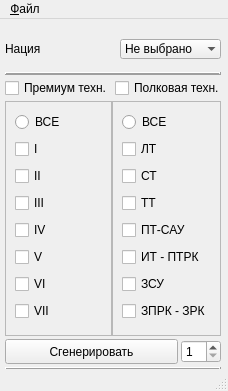
<?xml version="1.0" encoding="UTF-8"?>
<ui version="4.0">
 <class>MainWindow</class>
 <widget class="QMainWindow" name="MainWindow">
  <property name="geometry">
   <rect>
    <x>0</x>
    <y>0</y>
    <width>228</width>
    <height>391</height>
   </rect>
  </property>
  <property name="windowTitle">
   <string>MainWindow</string>
  </property>
  <property name="styleSheet">
   <string notr="true"/>
  </property>
  <widget class="QWidget" name="centralwidget">
   <widget class="QWidget" name="layoutWidget">
    <property name="geometry">
     <rect>
      <x>5</x>
      <y>10</y>
      <width>216</width>
      <height>341</height>
     </rect>
    </property>
    <layout class="QVBoxLayout" name="verticalLayout">
     <property name="spacing">
      <number>3</number>
     </property>
     <item>
      <layout class="QHBoxLayout" name="horizontalLayout">
       <property name="spacing">
        <number>0</number>
       </property>
       <property name="leftMargin">
        <number>0</number>
       </property>
       <property name="rightMargin">
        <number>0</number>
       </property>
       <property name="bottomMargin">
        <number>0</number>
       </property>
       <item>
        <widget class="QLabel" name="nation">
         <property name="minimumSize">
          <size>
           <width>0</width>
           <height>40</height>
          </size>
         </property>
         <property name="text">
          <string>Нация</string>
         </property>
         <property name="textFormat">
          <enum>Qt::AutoText</enum>
         </property>
         <property name="scaledContents">
          <bool>false</bool>
         </property>
         <property name="wordWrap">
          <bool>false</bool>
         </property>
        </widget>
       </item>
       <item>
        <widget class="QComboBox" name="nations">
         <property name="enabled">
          <bool>true</bool>
         </property>
         <property name="minimumSize">
          <size>
           <width>0</width>
           <height>0</height>
          </size>
         </property>
         <property name="maximumSize">
          <size>
           <width>101</width>
           <height>16777215</height>
          </size>
         </property>
         <property name="styleSheet">
          <string notr="true"/>
         </property>
         <property name="editable">
          <bool>false</bool>
         </property>
         <property name="currentText">
          <string>Не выбрано</string>
         </property>
         <property name="placeholderText">
          <string/>
         </property>
         <property name="duplicatesEnabled">
          <bool>false</bool>
         </property>
         <property name="frame">
          <bool>false</bool>
         </property>
         <item>
          <property name="text">
           <string>Не выбрано</string>
          </property>
         </item>
         <item>
          <property name="text">
           <string>США</string>
          </property>
         </item>
         <item>
          <property name="text">
           <string>Германия</string>
          </property>
         </item>
         <item>
          <property name="text">
           <string>СССР</string>
          </property>
         </item>
        </widget>
       </item>
      </layout>
     </item>
     <item>
      <widget class="Line" name="line">
       <property name="styleSheet">
        <string notr="true"/>
       </property>
       <property name="frameShadow">
        <enum>QFrame::Raised</enum>
       </property>
       <property name="lineWidth">
        <number>2</number>
       </property>
       <property name="midLineWidth">
        <number>0</number>
       </property>
       <property name="orientation">
        <enum>Qt::Horizontal</enum>
       </property>
      </widget>
     </item>
     <item>
      <layout class="QHBoxLayout" name="horizontalLayout_4">
       <item>
        <widget class="QCheckBox" name="chb_primet">
         <property name="styleSheet">
          <string notr="true"/>
         </property>
         <property name="text">
          <string>Премиум техн.</string>
         </property>
         <property name="autoExclusive">
          <bool>false</bool>
         </property>
        </widget>
       </item>
       <item>
        <widget class="QCheckBox" name="chb_polkt">
         <property name="styleSheet">
          <string notr="true"/>
         </property>
         <property name="text">
          <string>Полковая техн.</string>
         </property>
         <property name="autoExclusive">
          <bool>false</bool>
         </property>
        </widget>
       </item>
      </layout>
     </item>
     <item>
      <layout class="QHBoxLayout" name="horizontalLayout_2">
       <property name="spacing">
        <number>0</number>
       </property>
       <item>
        <widget class="QScrollArea" name="scrollArea">
         <property name="styleSheet">
          <string notr="true"/>
         </property>
         <property name="frameShape">
          <enum>QFrame::StyledPanel</enum>
         </property>
         <property name="frameShadow">
          <enum>QFrame::Sunken</enum>
         </property>
         <property name="lineWidth">
          <number>1</number>
         </property>
         <property name="widgetResizable">
          <bool>true</bool>
         </property>
         <widget class="QWidget" name="scrollAreaWidgetContents">
          <property name="geometry">
           <rect>
            <x>0</x>
            <y>0</y>
            <width>104</width>
            <height>226</height>
           </rect>
          </property>
          <layout class="QVBoxLayout" name="verticalLayout_2">
           <item>
            <widget class="QRadioButton" name="rbtn_lvl_all">
             <property name="layoutDirection">
              <enum>Qt::LeftToRight</enum>
             </property>
             <property name="autoFillBackground">
              <bool>false</bool>
             </property>
             <property name="styleSheet">
              <string notr="true"/>
             </property>
             <property name="text">
              <string>ВСЕ</string>
             </property>
            </widget>
           </item>
           <item>
            <widget class="QCheckBox" name="chb_lvl_1">
             <property name="styleSheet">
              <string notr="true"/>
             </property>
             <property name="text">
              <string>I</string>
             </property>
            </widget>
           </item>
           <item>
            <widget class="QCheckBox" name="chb_lvl_2">
             <property name="styleSheet">
              <string notr="true"/>
             </property>
             <property name="text">
              <string>II</string>
             </property>
            </widget>
           </item>
           <item>
            <widget class="QCheckBox" name="chb_lvl_3">
             <property name="styleSheet">
              <string notr="true"/>
             </property>
             <property name="text">
              <string>III</string>
             </property>
            </widget>
           </item>
           <item>
            <widget class="QCheckBox" name="chb_lvl_4">
             <property name="styleSheet">
              <string notr="true"/>
             </property>
             <property name="text">
              <string>IV</string>
             </property>
            </widget>
           </item>
           <item>
            <widget class="QCheckBox" name="chb_lvl_5">
             <property name="styleSheet">
              <string notr="true"/>
             </property>
             <property name="text">
              <string>V</string>
             </property>
            </widget>
           </item>
           <item>
            <widget class="QCheckBox" name="chb_lvl_6">
             <property name="styleSheet">
              <string notr="true"/>
             </property>
             <property name="text">
              <string>VI</string>
             </property>
            </widget>
           </item>
           <item>
            <widget class="QCheckBox" name="chb_lvl_7">
             <property name="styleSheet">
              <string notr="true"/>
             </property>
             <property name="text">
              <string>VII</string>
             </property>
            </widget>
           </item>
          </layout>
         </widget>
        </widget>
       </item>
       <item>
        <widget class="QScrollArea" name="scrollArea_2">
         <property name="styleSheet">
          <string notr="true"/>
         </property>
         <property name="frameShape">
          <enum>QFrame::StyledPanel</enum>
         </property>
         <property name="frameShadow">
          <enum>QFrame::Plain</enum>
         </property>
         <property name="widgetResizable">
          <bool>true</bool>
         </property>
         <widget class="QWidget" name="scrollAreaWidgetContents_2">
          <property name="geometry">
           <rect>
            <x>0</x>
            <y>0</y>
            <width>104</width>
            <height>226</height>
           </rect>
          </property>
          <layout class="QVBoxLayout" name="verticalLayout_3">
           <item>
            <widget class="QRadioButton" name="rbtn_type_all">
             <property name="styleSheet">
              <string notr="true"/>
             </property>
             <property name="text">
              <string>ВСЕ</string>
             </property>
            </widget>
           </item>
           <item>
            <widget class="QCheckBox" name="chb_type_lt">
             <property name="styleSheet">
              <string notr="true"/>
             </property>
             <property name="text">
              <string>ЛТ</string>
             </property>
            </widget>
           </item>
           <item>
            <widget class="QCheckBox" name="chb_type_st">
             <property name="styleSheet">
              <string notr="true"/>
             </property>
             <property name="text">
              <string>СТ</string>
             </property>
            </widget>
           </item>
           <item>
            <widget class="QCheckBox" name="chb_type_tt">
             <property name="styleSheet">
              <string notr="true"/>
             </property>
             <property name="text">
              <string>ТТ</string>
             </property>
            </widget>
           </item>
           <item>
            <widget class="QCheckBox" name="chb_type_ptsay">
             <property name="styleSheet">
              <string notr="true"/>
             </property>
             <property name="text">
              <string>ПТ-САУ</string>
             </property>
            </widget>
           </item>
           <item>
            <widget class="QCheckBox" name="chb_type_it">
             <property name="styleSheet">
              <string notr="true"/>
             </property>
             <property name="text">
              <string>ИТ - ПТРК</string>
             </property>
            </widget>
           </item>
           <item>
            <widget class="QCheckBox" name="chb_type_zsu">
             <property name="styleSheet">
              <string notr="true"/>
             </property>
             <property name="text">
              <string>ЗСУ</string>
             </property>
            </widget>
           </item>
           <item>
            <widget class="QCheckBox" name="chb_type_zprk_zrk">
             <property name="styleSheet">
              <string notr="true"/>
             </property>
             <property name="text">
              <string>ЗПРК - ЗРК</string>
             </property>
            </widget>
           </item>
          </layout>
         </widget>
        </widget>
       </item>
      </layout>
     </item>
     <item>
      <layout class="QHBoxLayout" name="horizontalLayout_3">
       <item>
        <widget class="QPushButton" name="btn_random">
         <property name="minimumSize">
          <size>
           <width>0</width>
           <height>25</height>
          </size>
         </property>
         <property name="styleSheet">
          <string notr="true"/>
         </property>
         <property name="text">
          <string>Сгенерировать</string>
         </property>
        </widget>
       </item>
       <item>
        <widget class="QSpinBox" name="numb">
         <property name="maximumSize">
          <size>
           <width>40</width>
           <height>16777215</height>
          </size>
         </property>
         <property name="styleSheet">
          <string notr="true"/>
         </property>
         <property name="wrapping">
          <bool>false</bool>
         </property>
         <property name="frame">
          <bool>true</bool>
         </property>
         <property name="readOnly">
          <bool>false</bool>
         </property>
         <property name="accelerated">
          <bool>false</bool>
         </property>
         <property name="minimum">
          <number>1</number>
         </property>
         <property name="maximum">
          <number>9</number>
         </property>
         <property name="stepType">
          <enum>QAbstractSpinBox::DefaultStepType</enum>
         </property>
         <property name="displayIntegerBase">
          <number>10</number>
         </property>
        </widget>
       </item>
      </layout>
     </item>
     <item>
      <widget class="Line" name="line_2">
       <property name="styleSheet">
        <string notr="true"/>
       </property>
       <property name="frameShadow">
        <enum>QFrame::Raised</enum>
       </property>
       <property name="lineWidth">
        <number>2</number>
       </property>
       <property name="midLineWidth">
        <number>0</number>
       </property>
       <property name="orientation">
        <enum>Qt::Horizontal</enum>
       </property>
      </widget>
     </item>
    </layout>
   </widget>
  </widget>
  <widget class="QMenuBar" name="menubar">
   <property name="geometry">
    <rect>
     <x>0</x>
     <y>0</y>
     <width>228</width>
     <height>21</height>
    </rect>
   </property>
   <property name="maximumSize">
    <size>
     <width>16777212</width>
     <height>16777215</height>
    </size>
   </property>
   <property name="contextMenuPolicy">
    <enum>Qt::DefaultContextMenu</enum>
   </property>
   <property name="acceptDrops">
    <bool>false</bool>
   </property>
   <widget class="QMenu" name="file_menu">
    <property name="title">
     <string>&amp;Файл</string>
    </property>
    <addaction name="separator"/>
    <addaction name="ach_create_setup"/>
    <addaction name="ach_load_setup"/>
    <addaction name="separator"/>
    <addaction name="ach_settings"/>
    <addaction name="separator"/>
    <addaction name="ach_exit"/>
   </widget>
   <addaction name="file_menu"/>
  </widget>
  <widget class="QStatusBar" name="statusbar"/>
  <action name="ach_save">
   <property name="text">
    <string>Сохранить фильтр</string>
   </property>
  </action>
  <action name="ach_load">
   <property name="text">
    <string>Загрузить фильтр</string>
   </property>
  </action>
  <action name="ach_create_setup">
   <property name="text">
    <string>Создать SetUP</string>
   </property>
  </action>
  <action name="ach_load_setup">
   <property name="text">
    <string>Загрузить SetUP</string>
   </property>
  </action>
  <action name="ach_exit">
   <property name="text">
    <string>Выход</string>
   </property>
  </action>
  <action name="ach_settings">
   <property name="text">
    <string>Настрйки</string>
   </property>
  </action>
 </widget>
 <resources/>
 <connections/>
</ui>
